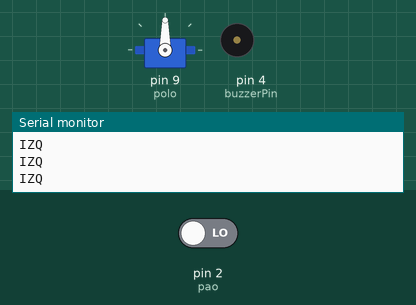
Simulated run of this sketch. Board: Arduino Uno, built with avr-gcc and run on an emulated ATmega328P. Parts: servo, buzzer (waves = sounding), the last lines printed to the serial monitor. Inputs (shaded band) come from the test bench; at power-on: pin 2 (pao) LOW.

Above: at 1.2 s.
1.3 s: pin 2 (pao) driven HIGH
At 1.8 s:
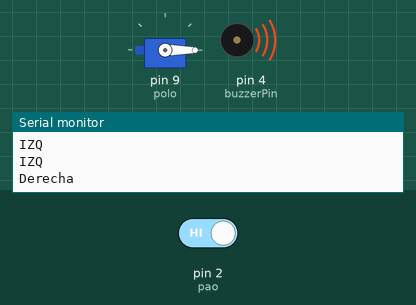
At 2.7 s:
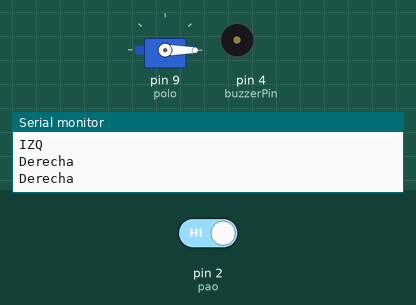
Timing chart, 0 to 10.3 s (numbered marks = the images above; inputs shaded):
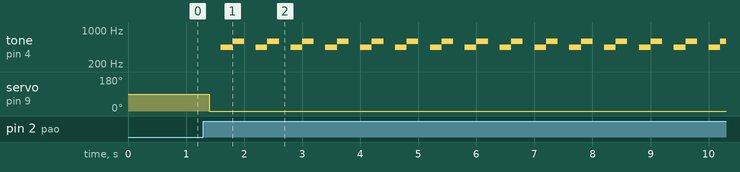

Measured:
- after the input at 1.3 s, tone on pin 4 (buzzerPin): silent → 440 Hz after 0.30 s, then repeats every 0.60 s: 587 Hz 0.20 s, silent 0.20 s, 440 Hz 0.20 s; servo on pin 9 (polo): 90° → 0° after 0.10 s

The sketch:

Dulces_Repartinador.ino
```cpp
// Descripción del proyecto: Dispensador de dulces controlado por Arduino
// Conexiones: Buzzer en pin 4, botón en pin 2 y servomotor en pin 9

#include <Servo.h>
Servo polo;  // crea un objeto Servo
int buzzerPin = 4;
int pao = 2;  // Pin digital para el botón
int beto; //Variable que permite guardar el estado del botón (activado o desactivado)


void setup() {
  polo.attach(9);  // asigna el pin 9 al servomotor
  polo.write(0);
  pinMode(pao, INPUT);
  Serial.begin(9600);  // Iniciar comunicación serial a 9600 baudios
  pinMode(buzzerPin, OUTPUT);
}

void loop() {
  beto= digitalRead(pao);
  if (beto==HIGH)
  {
  polo.write(0);  // mueve el servomotor a 0 grados
  delay(200);
  Serial.println("Derecha");
  tone(buzzerPin, 440, 200); // La
  delay(200);
  tone(buzzerPin, 587, 200); // Re
  delay(200);

  }
  else
  {
  polo.write(90);  // mueve el servomotor a 90 grados
  delay(200);
  Serial.println("IZQ");}
}
```
